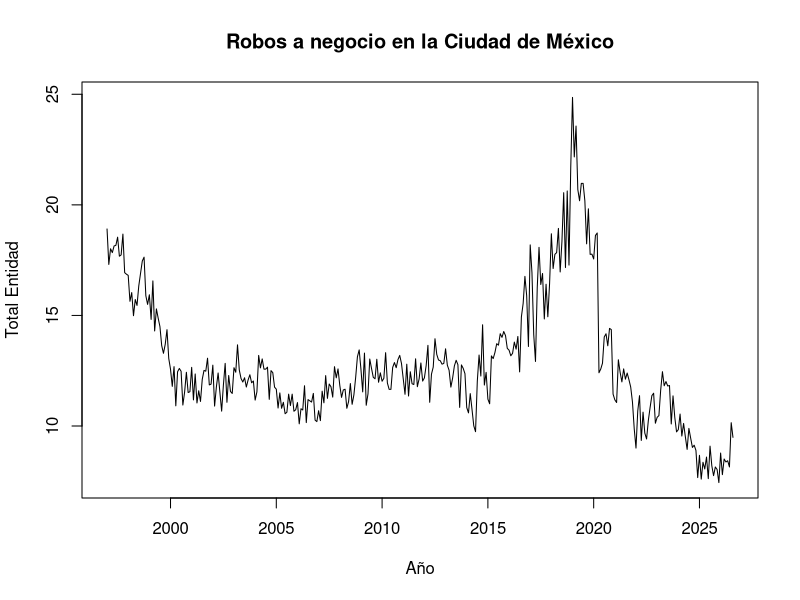

Write the R code that produced this figure.
## ---- chunk 1
library(readxl)
library(dplyr)
library(lubridate)

# Importar los datos
datos <- read_excel("data/data_sinfuente.xlsx")

# Convertir la fecha a una fecha mensual
datos <- datos %>%
  mutate(date = ym(date)) %>%
  arrange(date)

# Revisar los datos
head(datos)
str(datos)

# Verificar meses consecutivos
meses <- year(datos$date) * 12 + month(datos$date)
all(diff(meses) == 1)

# Crear la serie de tiempo
serie <- ts(
  datos[["Total Entidad"]],
  start = c(1997, 1),
  frequency = 12
)

# Graficar la serie
plot(
  serie,
  main = "Robos a negocio en la Ciudad de México",
  xlab = "Año",
  ylab = "Total Entidad"
)
